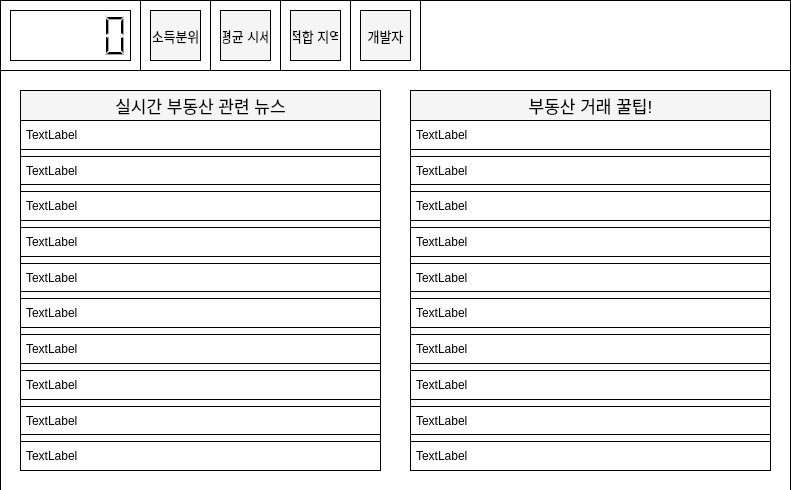
<?xml version="1.0" encoding="UTF-8"?>
<ui version="4.0">
 <class>Form</class>
 <widget class="QWidget" name="Form">
  <property name="geometry">
   <rect>
    <x>0</x>
    <y>0</y>
    <width>791</width>
    <height>490</height>
   </rect>
  </property>
  <property name="windowTitle">
   <string>Form</string>
  </property>
  <widget class="QFrame" name="frame">
   <property name="geometry">
    <rect>
     <x>0</x>
     <y>0</y>
     <width>791</width>
     <height>71</height>
    </rect>
   </property>
   <property name="styleSheet">
    <string notr="true">background-color: white;
color: black;
border: 1.0px solid black;
padding: 2px;</string>
   </property>
   <property name="frameShape">
    <enum>QFrame::StyledPanel</enum>
   </property>
   <property name="frameShadow">
    <enum>QFrame::Raised</enum>
   </property>
   <widget class="QFrame" name="frame_2">
    <property name="geometry">
     <rect>
      <x>0</x>
      <y>0</y>
      <width>421</width>
      <height>71</height>
     </rect>
    </property>
    <property name="frameShape">
     <enum>QFrame::StyledPanel</enum>
    </property>
    <property name="frameShadow">
     <enum>QFrame::Raised</enum>
    </property>
    <widget class="QLCDNumber" name="lcdNumber">
     <property name="geometry">
      <rect>
       <x>10</x>
       <y>10</y>
       <width>121</width>
       <height>51</height>
      </rect>
     </property>
     <property name="digitCount">
      <number>5</number>
     </property>
     <property name="mode">
      <enum>QLCDNumber::Dec</enum>
     </property>
     <property name="value" stdset="0">
      <double>0.000000000000000</double>
     </property>
    </widget>
    <widget class="QLabel" name="m_weather">
     <property name="geometry">
      <rect>
       <x>140</x>
       <y>0</y>
       <width>71</width>
       <height>71</height>
      </rect>
     </property>
     <property name="font">
      <font>
       <pointsize>13</pointsize>
      </font>
     </property>
     <property name="text">
      <string/>
     </property>
     <property name="alignment">
      <set>Qt::AlignCenter</set>
     </property>
    </widget>
    <widget class="QLabel" name="m_temp">
     <property name="geometry">
      <rect>
       <x>210</x>
       <y>0</y>
       <width>71</width>
       <height>71</height>
      </rect>
     </property>
     <property name="font">
      <font>
       <pointsize>13</pointsize>
      </font>
     </property>
     <property name="text">
      <string/>
     </property>
     <property name="alignment">
      <set>Qt::AlignCenter</set>
     </property>
    </widget>
    <widget class="QLabel" name="label_6">
     <property name="geometry">
      <rect>
       <x>280</x>
       <y>0</y>
       <width>71</width>
       <height>71</height>
      </rect>
     </property>
     <property name="font">
      <font>
       <pointsize>13</pointsize>
      </font>
     </property>
     <property name="text">
      <string/>
     </property>
     <property name="alignment">
      <set>Qt::AlignCenter</set>
     </property>
    </widget>
    <widget class="QLabel" name="label_5">
     <property name="geometry">
      <rect>
       <x>350</x>
       <y>0</y>
       <width>71</width>
       <height>71</height>
      </rect>
     </property>
     <property name="font">
      <font>
       <pointsize>13</pointsize>
      </font>
     </property>
     <property name="text">
      <string/>
     </property>
     <property name="alignment">
      <set>Qt::AlignCenter</set>
     </property>
    </widget>
    <widget class="QPushButton" name="m_incgraph">
     <property name="geometry">
      <rect>
       <x>150</x>
       <y>10</y>
       <width>51</width>
       <height>51</height>
      </rect>
     </property>
     <property name="font">
      <font>
       <pointsize>10</pointsize>
      </font>
     </property>
     <property name="styleSheet">
      <string notr="true">background-color: #f5f5f5;
color: black;
border: 1.0px solid black;</string>
     </property>
     <property name="text">
      <string>소득분위</string>
     </property>
    </widget>
    <widget class="QPushButton" name="good_region">
     <property name="geometry">
      <rect>
       <x>220</x>
       <y>10</y>
       <width>51</width>
       <height>51</height>
      </rect>
     </property>
     <property name="font">
      <font>
       <pointsize>10</pointsize>
      </font>
     </property>
     <property name="styleSheet">
      <string notr="true">background-color: #f5f5f5;
color: black;
border: 1.0px solid black;</string>
     </property>
     <property name="text">
      <string>평균 시세</string>
     </property>
    </widget>
    <widget class="QPushButton" name="recommend_button">
     <property name="geometry">
      <rect>
       <x>290</x>
       <y>10</y>
       <width>51</width>
       <height>51</height>
      </rect>
     </property>
     <property name="font">
      <font>
       <pointsize>10</pointsize>
      </font>
     </property>
     <property name="styleSheet">
      <string notr="true">background-color: #f5f5f5;
color: black;
border: 1.0px solid black;</string>
     </property>
     <property name="text">
      <string>적합 지역</string>
     </property>
    </widget>
    <widget class="QPushButton" name="crawling_button">
     <property name="geometry">
      <rect>
       <x>360</x>
       <y>10</y>
       <width>51</width>
       <height>51</height>
      </rect>
     </property>
     <property name="font">
      <font>
       <pointsize>10</pointsize>
      </font>
     </property>
     <property name="styleSheet">
      <string notr="true">background-color: #f5f5f5;
color: black;
border: 1.0px solid black;</string>
     </property>
     <property name="text">
      <string>개발자</string>
     </property>
    </widget>
   </widget>
   <widget class="QLabel" name="welcome_label">
    <property name="geometry">
     <rect>
      <x>420</x>
      <y>0</y>
      <width>371</width>
      <height>71</height>
     </rect>
    </property>
    <property name="text">
     <string/>
    </property>
    <property name="alignment">
     <set>Qt::AlignCenter</set>
    </property>
   </widget>
  </widget>
  <widget class="QFrame" name="frame_3">
   <property name="geometry">
    <rect>
     <x>0</x>
     <y>70</y>
     <width>791</width>
     <height>461</height>
    </rect>
   </property>
   <property name="styleSheet">
    <string notr="true">background-color: white;
color: black;
border: 1.0px solid black;
padding: 2px;</string>
   </property>
   <property name="frameShape">
    <enum>QFrame::StyledPanel</enum>
   </property>
   <property name="frameShadow">
    <enum>QFrame::Raised</enum>
   </property>
   <widget class="QLabel" name="label_8">
    <property name="geometry">
     <rect>
      <x>410</x>
      <y>50</y>
      <width>361</width>
      <height>351</height>
     </rect>
    </property>
    <property name="font">
     <font>
      <pointsize>13</pointsize>
     </font>
    </property>
    <property name="styleSheet">
     <string notr="true">padding:10px;</string>
    </property>
    <property name="text">
     <string/>
    </property>
    <property name="alignment">
     <set>Qt::AlignLeading|Qt::AlignLeft|Qt::AlignVCenter</set>
    </property>
   </widget>
   <widget class="QLabel" name="label_9">
    <property name="geometry">
     <rect>
      <x>20</x>
      <y>20</y>
      <width>361</width>
      <height>31</height>
     </rect>
    </property>
    <property name="font">
     <font>
      <pointsize>13</pointsize>
     </font>
    </property>
    <property name="styleSheet">
     <string notr="true">background-color: #f5f5f5;
color: black;
border: 1.0px solid black;</string>
    </property>
    <property name="text">
     <string>실시간 부동산 관련 뉴스</string>
    </property>
    <property name="alignment">
     <set>Qt::AlignCenter</set>
    </property>
   </widget>
   <widget class="QLabel" name="label_10">
    <property name="geometry">
     <rect>
      <x>410</x>
      <y>20</y>
      <width>361</width>
      <height>31</height>
     </rect>
    </property>
    <property name="font">
     <font>
      <pointsize>13</pointsize>
     </font>
    </property>
    <property name="styleSheet">
     <string notr="true">background-color: #f5f5f5;
color: black;
border: 1.0px solid black;</string>
    </property>
    <property name="text">
     <string>부동산 거래 꿀팁!</string>
    </property>
    <property name="alignment">
     <set>Qt::AlignCenter</set>
    </property>
   </widget>
   <widget class="QWidget" name="verticalLayoutWidget">
    <property name="geometry">
     <rect>
      <x>20</x>
      <y>50</y>
      <width>361</width>
      <height>351</height>
     </rect>
    </property>
    <layout class="QVBoxLayout" name="verticalLayout">
     <item>
      <widget class="QLabel" name="news_label1">
       <property name="text">
        <string>TextLabel</string>
       </property>
      </widget>
     </item>
     <item>
      <widget class="QLabel" name="news_label2">
       <property name="text">
        <string>TextLabel</string>
       </property>
      </widget>
     </item>
     <item>
      <widget class="QLabel" name="news_label3">
       <property name="text">
        <string>TextLabel</string>
       </property>
      </widget>
     </item>
     <item>
      <widget class="QLabel" name="news_label4">
       <property name="text">
        <string>TextLabel</string>
       </property>
      </widget>
     </item>
     <item>
      <widget class="QLabel" name="news_label5">
       <property name="text">
        <string>TextLabel</string>
       </property>
      </widget>
     </item>
     <item>
      <widget class="QLabel" name="news_label6">
       <property name="text">
        <string>TextLabel</string>
       </property>
      </widget>
     </item>
     <item>
      <widget class="QLabel" name="news_label7">
       <property name="text">
        <string>TextLabel</string>
       </property>
      </widget>
     </item>
     <item>
      <widget class="QLabel" name="news_label8">
       <property name="text">
        <string>TextLabel</string>
       </property>
      </widget>
     </item>
     <item>
      <widget class="QLabel" name="news_label9">
       <property name="text">
        <string>TextLabel</string>
       </property>
      </widget>
     </item>
     <item>
      <widget class="QLabel" name="news_label10">
       <property name="text">
        <string>TextLabel</string>
       </property>
      </widget>
     </item>
    </layout>
   </widget>
   <widget class="QWidget" name="verticalLayoutWidget_2">
    <property name="geometry">
     <rect>
      <x>410</x>
      <y>50</y>
      <width>361</width>
      <height>351</height>
     </rect>
    </property>
    <layout class="QVBoxLayout" name="verticalLayout_2">
     <item>
      <widget class="QLabel" name="tip_label1">
       <property name="text">
        <string>TextLabel</string>
       </property>
      </widget>
     </item>
     <item>
      <widget class="QLabel" name="tip_label2">
       <property name="text">
        <string>TextLabel</string>
       </property>
      </widget>
     </item>
     <item>
      <widget class="QLabel" name="tip_label3">
       <property name="text">
        <string>TextLabel</string>
       </property>
      </widget>
     </item>
     <item>
      <widget class="QLabel" name="tip_label4">
       <property name="text">
        <string>TextLabel</string>
       </property>
      </widget>
     </item>
     <item>
      <widget class="QLabel" name="tip_label5">
       <property name="text">
        <string>TextLabel</string>
       </property>
      </widget>
     </item>
     <item>
      <widget class="QLabel" name="tip_label6">
       <property name="text">
        <string>TextLabel</string>
       </property>
      </widget>
     </item>
     <item>
      <widget class="QLabel" name="tip_label7">
       <property name="text">
        <string>TextLabel</string>
       </property>
      </widget>
     </item>
     <item>
      <widget class="QLabel" name="tip_label8">
       <property name="text">
        <string>TextLabel</string>
       </property>
      </widget>
     </item>
     <item>
      <widget class="QLabel" name="tip_label9">
       <property name="text">
        <string>TextLabel</string>
       </property>
      </widget>
     </item>
     <item>
      <widget class="QLabel" name="tip_label10">
       <property name="text">
        <string>TextLabel</string>
       </property>
      </widget>
     </item>
    </layout>
   </widget>
  </widget>
 </widget>
 <resources/>
 <connections/>
</ui>
